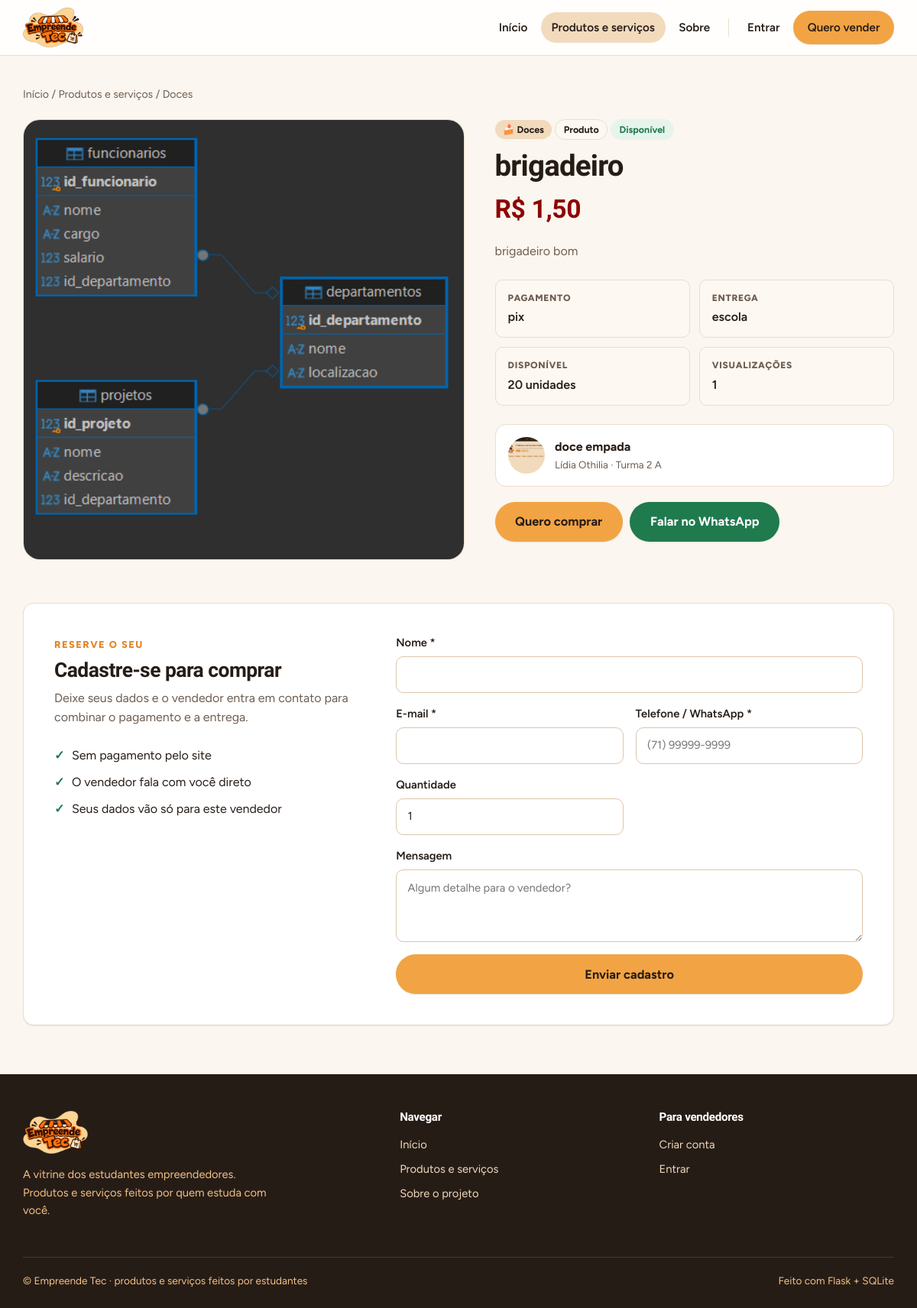
The app's page /produto/2 with its own data.
### tables this page shows
CREATE TABLE categorias(
  id INTEGER PRIMARY KEY AUTOINCREMENT, nome TEXT NOT NULL UNIQUE, icone TEXT);

CREATE TABLE produtos(
  id INTEGER PRIMARY KEY AUTOINCREMENT,
  usuario_id INTEGER NOT NULL REFERENCES usuarios(id) ON DELETE CASCADE,
  categoria_id INTEGER NOT NULL REFERENCES categorias(id),
  tipo TEXT NOT NULL DEFAULT 'Produto', nome TEXT NOT NULL, descricao TEXT NOT NULL,
  preco REAL NOT NULL, quantidade INTEGER NOT NULL, pagamento TEXT NOT NULL,
  local_entrega TEXT NOT NULL, whatsapp TEXT NOT NULL, imagem TEXT DEFAULT '',
  views INTEGER DEFAULT 0, created_at TEXT, status TEXT DEFAULT 'Disponível');

CREATE TABLE usuarios(
  id INTEGER PRIMARY KEY AUTOINCREMENT, nome TEXT NOT NULL, turma TEXT NOT NULL,
  email TEXT NOT NULL, telefone TEXT NOT NULL,
  usuario TEXT NOT NULL UNIQUE COLLATE NOCASE, senha TEXT NOT NULL,
  foto TEXT DEFAULT '', loja TEXT DEFAULT '');

### app.py (the view)
@app.route('/produto/<int:produto_id>')
def produto(produto_id):
    p = q(SEL + ' WHERE p.id=?', (produto_id,), True)
    if not p:
        return render_template('404.html'), 404
    run('UPDATE produtos SET views=views+1 WHERE id=?', (produto_id,))
    vendedor = q('SELECT * FROM usuarios WHERE id=?', (p['usuario_id'],), True)
    return render_template('produto.html', p=p, vendedor=vendedor, f={})

### app.py (called while the page is built)
def conectar():
    c = sqlite3.connect(DB)
    c.row_factory = sqlite3.Row
    c.execute('PRAGMA foreign_keys=ON')
    return c

def db():
    if 'db' not in g:
        g.db = conectar()
    return g.db

@app.teardown_appcontext
def fechar(_):
    c = g.pop('db', None)
    if c:
        c.close()

def q(sql, args=(), one=False):
    rows = db().execute(sql, args).fetchall()
    return (rows[0] if rows else None) if one else rows

def run(sql, args=()):
    cur = db().execute(sql, args)
    db().commit()
    return cur.lastrowid

@app.before_request
def carregar_usuario():
    uid = session.get('user_id')
    g.user = q('SELECT * FROM usuarios WHERE id=?', (uid,), True) if uid else None

@app.context_processor
def contexto():
    return dict(user=g.get('user'), categorias=q('SELECT * FROM categorias ORDER BY id'), TIPOS=TIPOS)

@app.template_filter('brl')
def brl(v):
    return 'R$ ' + f'{v:,.2f}'.replace(',', 'X').replace('.', ',').replace('X', '.')

@app.template_filter('digitos')
def digitos(v):
    return ''.join(ch for ch in v or '' if ch.isdigit())

### templates/produto.html (shortened to what this page needs)
{% extends 'base.html' %}
{% block conteudo %}
<nav class="trilha"><a href="{{ url_for('index') }}">Início</a> / <a href="{{ url_for('produtos') }}">Produtos e serviços</a> / <a href="{{ url_for('produtos', categoria=p.categoria_id) }}">{{ p.categoria }}</a></nav>
<div class="det">
  <div class="det-foto">
    {% if p.imagem %}<img src="{{ url_for('uploaded_file', filename=p.imagem) }}" alt="{{ p.nome }}">
    {% else %}<img class="sem-foto" src="{{ url_for('static', filename='img/logo.png') }}" alt="">{% endif %}
  </div>
  <div class="det-info">
    <span class="badge">{{ p.icone }} {{ p.categoria }}</span>
    <span class="tag">{{ p.tipo }}</span>
    <span class="tag {{ 'tag-esgotado' if p.status=='Esgotado' else 'tag-ok' }}">{{ p.status }}</span>
    <h1>{{ p.nome }}</h1>
    <span class="preco">{{ p.preco|brl }}</span>
    <p class="descricao">{{ p.descricao }}</p>
    <dl class="ficha">
      <div><dt>Pagamento</dt><dd>{{ p.pagamento }}</dd></div>
      <div><dt>Entrega</dt><dd>{{ p.local_entrega }}</dd></div>
      <div><dt>Disponível</dt><dd>{{ p.quantidade }} {{ 'unidade' if p.quantidade == 1 else 'unidades' }}</dd></div>
      <div><dt>Visualizações</dt><dd>{{ p.views + 1 }}</dd></div>
    </dl>
    <div class="vendedor-box">
      {% if vendedor.foto %}<img src="{{ url_for('uploaded_file', filename=vendedor.foto) }}" alt="">{% else %}<span class="mini-letra">{{ (p.loja or vendedor.nome)[:1]|upper }}</span>{% endif %}
      <div><strong>{{ p.loja or vendedor.nome }}</strong><small>{{ vendedor.nome }} · Turma {{ vendedor.turma }}</small></div>
    </div>
    <div class="botoes">
      <a class="btn btn-lg" href="#comprar">Quero comprar</a>
      <a class="btn btn-lg btn-whats" target="_blank" rel="noopener" href="https://wa.me/55{{ p.whatsapp|digitos }}?text={{ ('Olá! Tenho interesse em ' ~ p.nome)|urlencode }}">Falar no WhatsApp</a>
    </div>
  </div>
</div>
<section id="comprar" class="card comprar">
  <div>
    <span class="sobretitulo">Reserve o seu</span>
    <h2>Cadastre-se para comprar</h2>
    <p>Deixe seus dados e o vendedor entra em contato para combinar o pagamento e a entrega.</p>
    <ul class="lista-check">
      <li>Sem pagamento pelo site</li>
      <li>O vendedor fala com você direto</li>
      <li>Seus dados vão só para este vendedor</li>
    </ul>
  </div>
  <form class="f" method="post" action="{{ url_for('interesse', produto_id=p.id) }}">
    <div class="campos">
      <label class="inteiro">Nome *<input name="nome" required maxlength="100" autocomplete="name"></label>
      <label>E-mail *<input name="email" type="email" required maxlength="150" autocomplete="email"></label>
      <label>Telefone / WhatsApp *<input name="telefone" required maxlength="20" autocomplete="tel" placeholder="(71) 99999-9999"></label>
      <label>Quantidade<input name="quantidade" type="number" min="1" value="1"></label>
      <label class="inteiro">Mensagem<textarea name="mensagem" rows="3" maxlength="500" placeholder="Algum detalhe para o vendedor?"></textarea></label>
    </div>
    <button class="btn btn-lg">Enviar cadastro</button>
  </form>
</section>
{% endblock %}

### records on screen
categorias: categoria "Doces", icone "🍰"
produtos: imagem (picture), tipo "Produto", status "Disponível", nome "brigadeiro", preco|brl "R$ 1,50", descricao "brigadeiro bom", pagamento "pix", local_entrega "escola", quantidade "20", quantidade "unidades", p.views+1 "1"
usuarios: foto (picture), loja "doce empada", nome "Lídia Othilia", turma "2 A"
